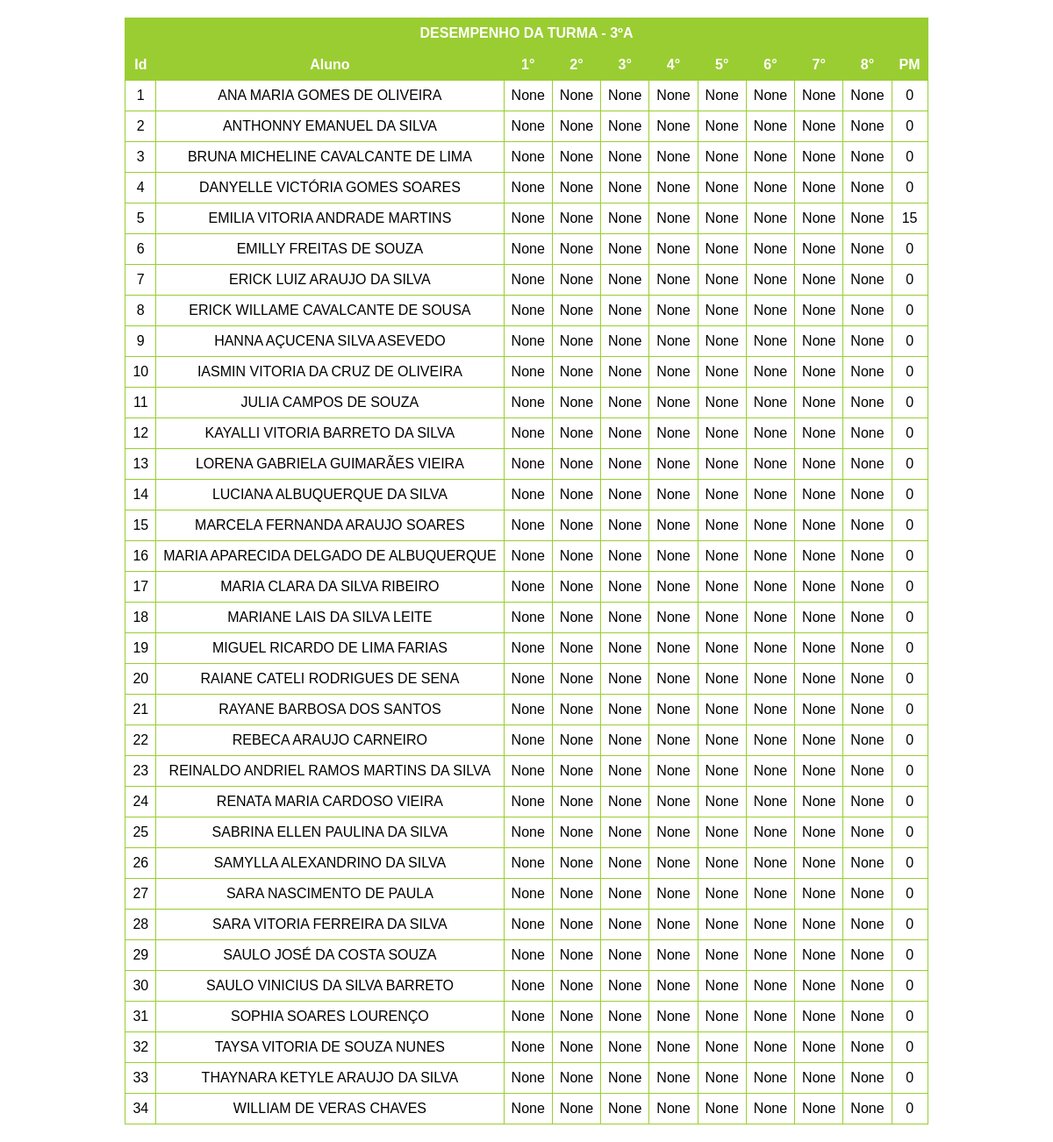
/3ºA, run on an earlier commit of the app's database.
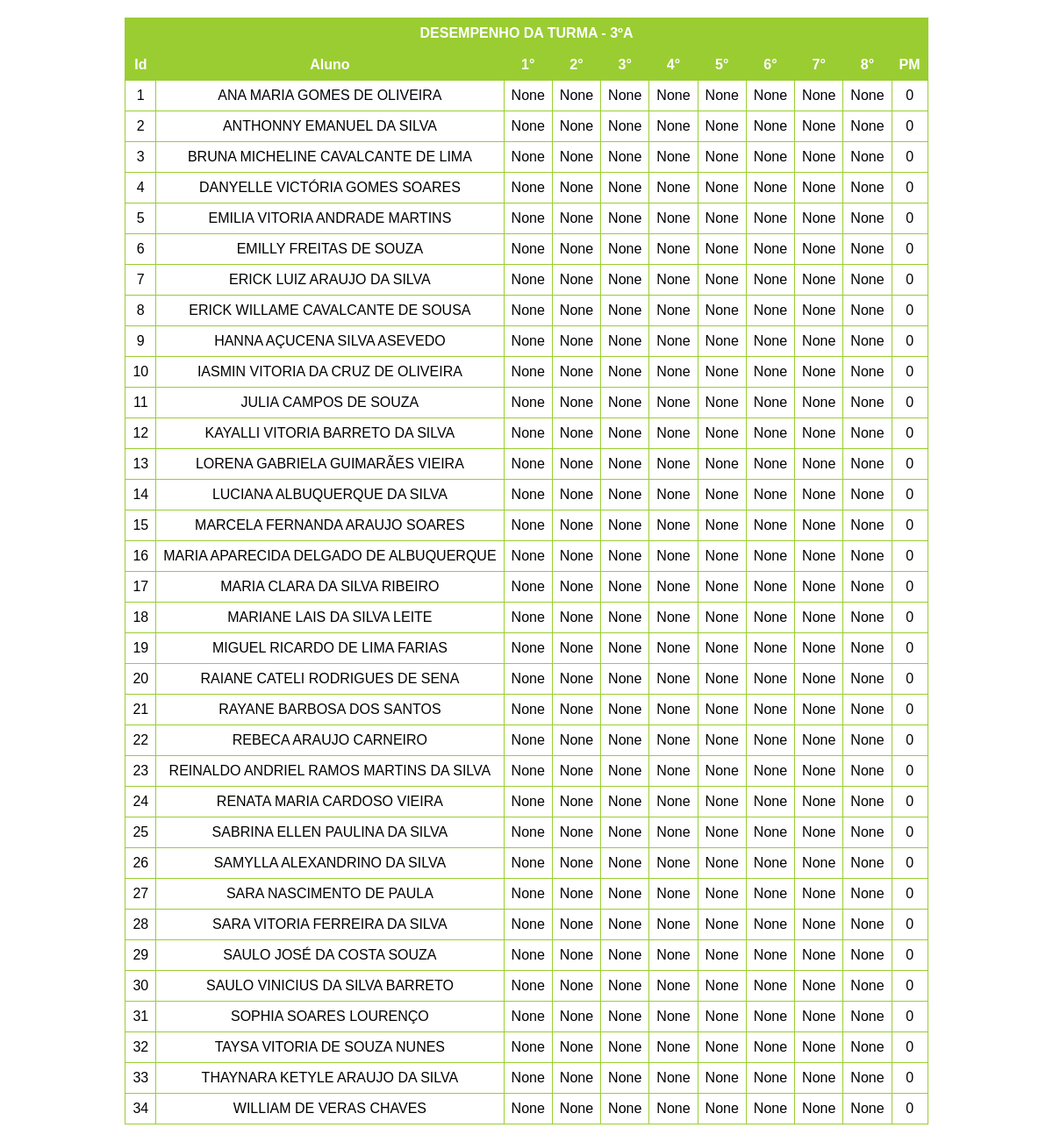
And on a later commit of the database.
### main.py (models this page shows)
class Terceiro_A(db.Model):
    __tablename__ = 'Terceiro_A'

### main.py (the view, shortened to what this page needs)
@app.route('/<class_name>')
def class_page(class_name):
    turma_selecionada = selecionar_turma(class_name)
    resultados_class_page = (db.session.query(turma_selecionada.id, turma_selecionada.nome, turma_selecionada.prova1,
                                              turma_selecionada.prova2, turma_selecionada.prova3,
                                              turma_selecionada.prova4, turma_selecionada.prova5,
                                              turma_selecionada.prova6,
                                              turma_selecionada.prova7, turma_selecionada.prova8,
                                              turma_selecionada.pm).all())
    lista_de_provas = []
    for i in range(1, 9):
        atributo = getattr(turma_selecionada, f"prova{i}")
        dados = db.session.query(atributo).all()
        notas_validas = [nota[0] for nota in dados if nota[0] is not None]
    tamanho = len(lista_de_provas)
    return render_template('class_page.html', class_name=class_name, data=resultados_class_page,
                           estatisticas=lista_de_provas, tamanho=tamanho)

### main.py (called while the page is built)
def selecionar_turma(valor):
    if valor == 'a' or valor == '3ºA':
        return lista_turmas_db[0]
    elif valor == 'b' or valor == '3ºB':
        return lista_turmas_db[1]
    elif valor == 'c' or valor == '3ºC':
        return lista_turmas_db[2]
    elif valor == 'd' or valor == '1ºD':
        return lista_turmas_db[3]

### templates/class_page.html (shortened to what this page needs)
<!DOCTYPE html>
<html lang="en">
<head>
    <link rel="stylesheet" href="/static/styles.css">
</head>
<body>
<div class="menu">
    <table id="desempenho">
        <tr>
            <th>DESEMPENHO DA TURMA - {{ class_name }}</th>
        </tr>
    </table>
    <table>
            <tr>
                <th>Id</th>
                <th>Aluno</th>
                <th>1°</th>
                <th>2°</th>
                <th>3°</th>
                <th>4°</th>
                <th>5°</th>
                <th>6°</th>
                <th>7°</th>
                <th>8°</th>
                <th>PM</th>
            </tr>
            {% for row in data %}
                <tr>
                    <td>{{ row.id }}</td>
                    <td>{{ row.nome }}</td>
                    <td>{{ row.prova1 }}</td>
                    <td>{{ row.prova2 }}</td>
                    <td>{{ row.prova3 }}</td>
                    <td>{{ row.prova4 }}</td>
                    <td>{{ row.prova5 }}</td>
                    <td>{{ row.prova6 }}</td>
                    <td>{{ row.prova7 }}</td>
                    <td>{{ row.prova8 }}</td>
                    <td>{{ row.pm }}</td>
                </tr>
            {% endfor %}
        </table>
</div>
</body>
</html>

### static/styles.css (style rules this page uses)
.menu { margin: 20px; display: flex; flex-direction: column; align-items: center; justify-content: flex-start; }
table { border-collapse: collapse; width: 100%; background-color: rgba(255, 255, 255, 1); }
th, td { border: 1px solid yellowgreen; padding: 8px; text-align: center; }
th { background-color: yellowgreen; color: white; }
body { margin: 0; padding: 0; font-family: Arial, sans-serif; display: flex; align-items: center; justify-content: center; min-height: 100vh; position: relative; overflow: hidden; overflow-y: auto; }
body::before { content: ''; position: fixed; top: 0; left: 0; width: 100%; height: 100%; background: url('/static/4428.jpg') center center fixed; background-size: cover; opacity: 0.3; z-index: -1; }

What changed in the data, as far as the page shows it:
changed Terceiro_A "EMILIA VITORIA ANDRADE MARTINS": pm "15" → "0"
